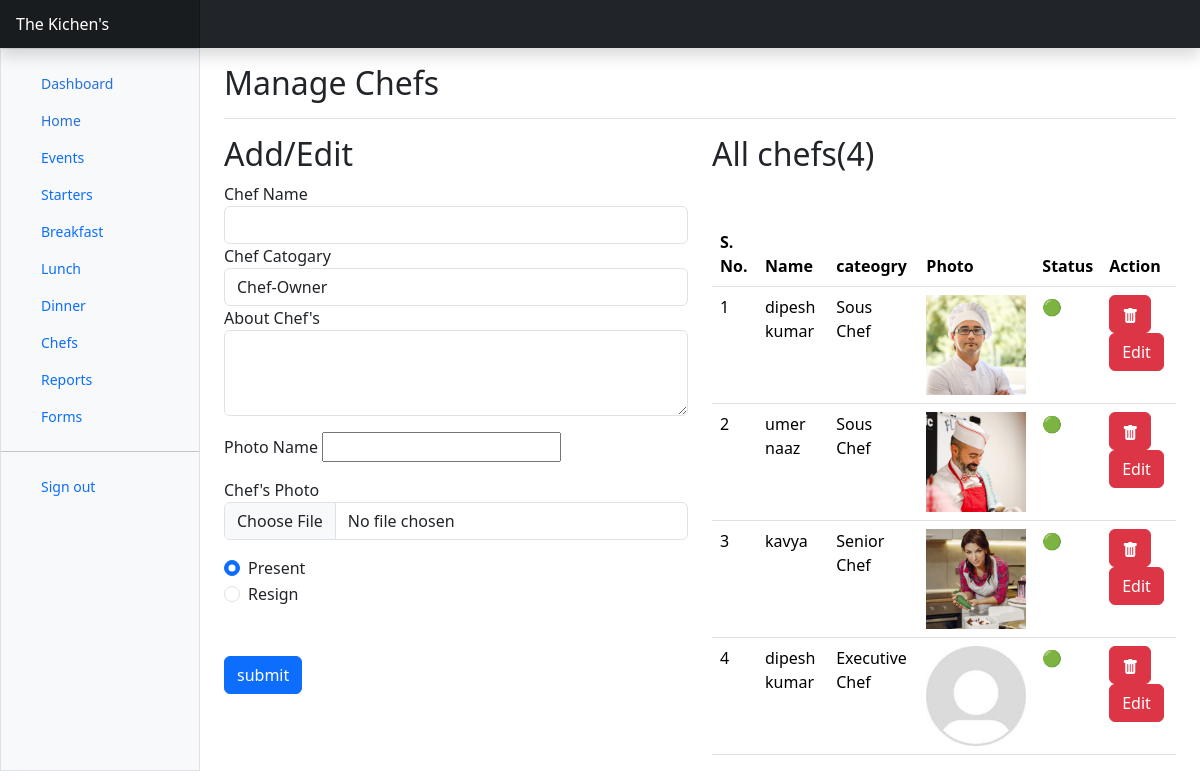
/admin/mangechefs.php, run on the app's committed database.
### tables this page shows
CREATE TABLE `chefmaster` (
  `id` int(11) NOT NULL,
  `cname` varchar(300) NOT NULL,
  `title` varchar(300) NOT NULL,
  `descr` text NOT NULL,
  `img` varchar(300) NOT NULL,
  `isactive` int(11) NOT NULL DEFAULT 1 COMMENT '1-present,0-resign'
);

### admin/mangechefs.php (the view, shortened to what this page needs)
<?php
include "header.php";
?>
<?php
$btnname = "submit";
?>
<div class="container-fluid">
    <div class="row">
        <div class="sidebar border border-right col-md-3 col-lg-2 p-0 bg-body-tertiary">
            <?php include "sidebar.php" ?>
        </div>
        <main class="col-md-9 ms-sm-auto col-lg-10 px-md-4">
            <div class="d-flex justify-content-between flex-wrap flex-md-nowrap align-items-center pt-3 pb-2 mb-3 border-bottom">
                <h1 class="h2">Manage Chefs</h1>
            </div>
            <?php
            $getdata = "select * from chefmaster";
            $get_res = mysqli_query($conn, $getdata);
            $count = mysqli_num_rows($get_res);
            ?>
            <div class="row">
                <div class="col-md-6">
                    <h2>Add/Edit </h2>
                    <form method="post" enctype="multipart/form-data">
                        <div class="form-group">
                            <label for="exampleFormControlInput1">Chef Name</label>
                            <input type="text" class="form-control" id="exampleFormControlInput1" value=" <?php if (isset($mydata)) echo $mydata['cname']; ?>" placeholder="Enter Chef Name" name="chefname" required>
                        </div>
                        <div class="form-group">
                            <label for="exampleFormControlSelect1">Chef Catogary</label>
                            <select class="form-control" id="exampleFormControlSelect1" name="options">
                                <option value="Chef-Owner" <?php if (isset($mydata) && $mydata['title'] == "Chef-Owner") {
                                                                echo "selected";
                                                            } ?>>Chef-Owner</option>
                            </select>
                        </div>
                        <div class="form-group">
                            <label for="exampleFormControlTextarea1">About Chef's</label>
                            <textarea class="form-control" id="exampleFormControlTextarea1" rows="3" name="chefabout"><?php if (isset($mydata)) echo trim($mydata['descr']); ?>
                            </textarea>
                        </div>
                        <div class="form-group">
                            <label for="exampleFormControlInput1">Photo Name</label>
                            <input type="text" class="mt-3 mb-3" name="photo-name" value="<?php if (isset($mydata)) echo $mydata['img']; ?>" readonly>
                            <br>
                            <label for="exampleFormControlInput1">Chef's Photo</label>
                            <input type="file" class="form-control" id="exampleFormControlInput1" name="uploadfile">
                        </div>
                        <div class="form-check mt-3">
                            <input class="form-check-input" type="radio" value="1" name="onduty" checked <?php if (isset($mydata) && $mydata['isactive'] == "1") echo "checked"; ?>>
                            <label class="form-check-label">
                                Present
                            </label>
                        </div>
                        <div class="form-check">
                            <input class="form-check-input" type="radio" value="0" name="onduty" <?php if (isset($mydata) && $mydata['isactive'] == "0") echo "checked"; ?>>
                            <label class="form-check-label">
                                Resign
                            </label>
                        </div>
                        <button type="submit" name="<?php echo $btnname ?>" class="btn btn-primary btn-ml mt-5"><?php echo $btnname; ?></button>
                    </form>
                </div>
                <div class="col-md-6">
                    <h2>All chefs(<?= $count ?>)</h2>
                    <table class="table mt-5">
                        <thead>
                            <tr>
                                <th scope="col">S. No.</th>
                                <th scope="col">Name</th>
                                <th scope="col">cateogry</th>
                                <th scope="col">Photo</th>
                                <th scope="col">Status</th>
                                <th scope="col">Action</th>
                            </tr>
                        </thead>
                        <tbody>
                            <?php
                            $i = 1;
                            foreach ($get_res as $mydata) {
                                $rowclass = "";
                            ?>
                                <tr class='<?= $rowclass ?>'>
                                    <td scope="row"><?php echo $i; ?></td>
                                    <td> <?php echo $mydata['cname']  ?></td>
                                    <td><?php echo $mydata['title']  ?></td>
                                    <td>
                                        <img src="../chef/<?php echo $mydata['img']  ?>" width="100px">
                                    </td>
                                    <td><?php echo $mydata['isactive'] == "1" ? "🟢" : "🔴";  ?></td>
                                    <td><a href='mangechefs.php?action=del&id=<?php echo $mydata["id"] ?>' class="btn btn-danger">
                                            <i class="bi bi-trash-fill"></i>
                                        </a>
                                        <a href='mangechefs.php?action=edit&id=<?php echo $mydata["id"] ?>' class="btn btn-danger">
                                            Edit
                                        </a>
                                    </td>
                                </tr>
                            <?php $i++;
                            } ?>
                        </tbody>
                    </table>
                </div>
            </div>
        </main>
    </div>
</div>
</body>
</html>

### admin/header.php (shortened to what this page needs)
<!doctype html>
<html lang="en" data-bs-theme="auto">
<head>
  <link rel="stylesheet" href="https://cdn.jsdelivr.net/npm/@docsearch/css@3">
  <link href="../assest1/css/bootstrap.min.css" rel="stylesheet">
  <link href="https://cdn.jsdelivr.net/npm/bootstrap-icons@1.10.5/font/bootstrap-icons.min.css" rel="stylesheet">
  <link href="./dashboard.css" rel="stylesheet">
</head>
<body>
  <header class="navbar sticky-top bg-dark flex-md-nowrap p-0 shadow" data-bs-theme="dark">
    <a class="navbar-brand col-md-3 col-lg-2 me-0 px-3 fs-6 text-white" href="#">The Kichen's</a>
  </header>

### admin/sidebar.php (shortened to what this page needs)
<div class="offcanvas-md offcanvas-end bg-body-tertiary" tabindex="-1" id="sidebarMenu" aria-labelledby="sidebarMenuLabel">
  <div class="offcanvas-body d-md-flex flex-column p-0 pt-lg-3 overflow-y-auto">
    <ul class="nav flex-column">
      <li class="nav-item">
        <a class="nav-link d-flex align-items-center gap-2 active" aria-current="page" href="index.php">
          <svg class="bi">
            <use xlink:href="#house-fill" />
          </svg>
          Dashboard
        </a>
      </li>
      <li class="nav-item">
        <a class="nav-link d-flex align-items-center gap-2 active" aria-current="page" href="admin_home.php">
          <svg class="bi">
            <use xlink:href="#house-fill" />
          </svg>
          Home
        </a>
      </li>
      <li class="nav-item">
        <a class="nav-link d-flex align-items-center gap-2" href="home_events.php">
          <svg class="bi">
            <use xlink:href="#file-earmark" />
          </svg>
          Events
        </a>
      </li>
      <li class="nav-item">
        <a class="nav-link d-flex align-items-center gap-2" href="menus.php">
          <svg class="bi">
            <use xlink:href="#cart" />
          </svg>
          Starters
        </a>
      </li>
      <li class="nav-item">
        <a class="nav-link d-flex align-items-center gap-2" href="menus_breakfast.php">
          <svg class="bi">
            <use xlink:href="#cart" />
          </svg>
          Breakfast
        </a>
      </li>
      <li class="nav-item">
        <a class="nav-link d-flex align-items-center gap-2" href="menus_lunch.php">
          <svg class="bi">
            <use xlink:href="#cart" />
          </svg>
          Lunch
        </a>
      </li>
      <li class="nav-item">
        <a class="nav-link d-flex align-items-center gap-2" href="menus_dinner.php">
          <svg class="bi">
            <use xlink:href="#cart" />
          </svg>
          Dinner
        </a>
      </li>
      <li class="nav-item">
        <a class="nav-link d-flex align-items-center gap-2" href="mangechefs.php">
          <svg class="bi">
            <use xlink:href="#people" />
          </svg>
          Chefs
        </a>
      </li>
      <li class="nav-item">
        <a class="nav-link d-flex align-items-center gap-2" href="#">
          <svg class="bi">
            <use xlink:href="#graph-up" />
          </svg>
          Reports
        </a>
      </li>
      <li class="nav-item">
        <a class="nav-link d-flex align-items-center gap-2" href="#">
          <svg class="bi">
            <use xlink:href="#puzzle" />
          </svg>
          Forms
        </a>
      </li>
    </ul>
    <hr class="my-3">
    <ul class="nav flex-column mb-auto">
      <li class="nav-item">
        <a class="nav-link d-flex align-items-center gap-2" href="singnout.php">
          <svg class="bi">
            <use xlink:href="#door-closed" />
          </svg>
          Sign out
        </a>
      </li>
    </ul>
  </div>
</div>

### admin/dashboard.css (style rules this page uses)
.bi { display: inline-block; width: 1rem; height: 1rem; }
.sidebar .nav-link { font-size: .875rem; font-weight: 500; }
.sidebar .nav-link.active { color: #2470dc; }
.navbar-brand { padding-top: .75rem; padding-bottom: .75rem; background-color: rgba(0, 0, 0, .25); box-shadow: inset -1px 0 0 rgba(0, 0, 0, .25); }

### admin/header.php (style rules this page uses)
.bi { vertical-align: -.125em; fill: currentColor; }

### data on the page
chefmaster: cname "dipesh kumar", title "Sous Chef", shows a picture
chefmaster: cname "umer naaz", title "Sous Chef", shows a picture
chefmaster: cname "kavya", title "Senior Chef", shows a picture
chefmaster: cname "dipesh kumar", title "Executive Chef", shows a picture

### other printed values
$btnname "submit"
$count "4"
